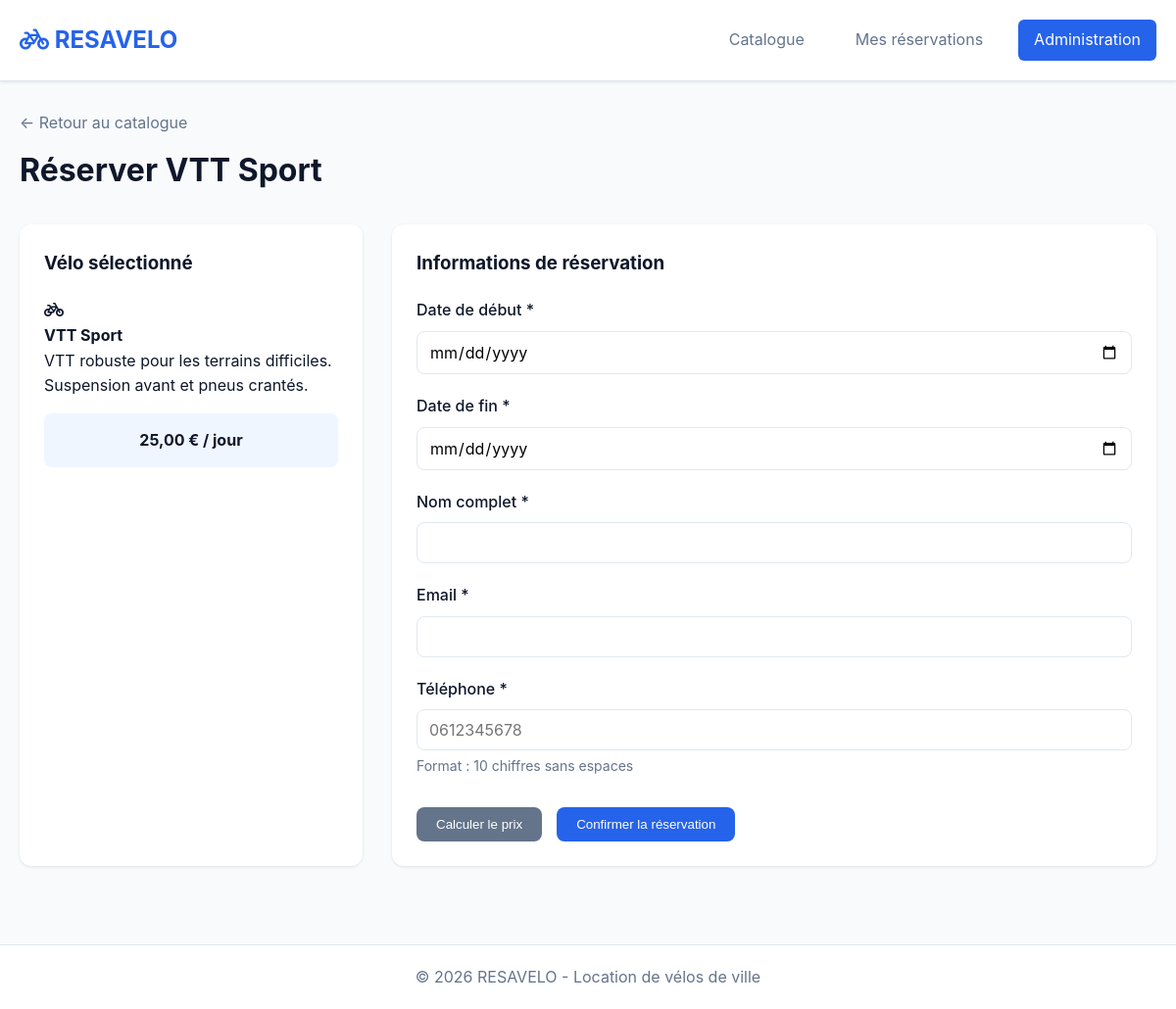
Page /reservation_form.php?velo_id=2 on the committed database.
### tables this page shows
CREATE TABLE IF NOT EXISTS velos (
    id INT AUTO_INCREMENT PRIMARY KEY,
    name VARCHAR(100) NOT NULL,
    price DECIMAL(10, 2) NOT NULL,
    quantity INT NOT NULL DEFAULT 0,
    description TEXT,
    image_url VARCHAR(255),
    created_at TIMESTAMP DEFAULT CURRENT_TIMESTAMP
);

### includes/functions_velos.php (called while the page is built, shortened)
<?php
function getVeloById($pdo, $id) {
    $sql = "SELECT * FROM velos WHERE id = :id";
    try {
        $stmt = $pdo->prepare($sql);
        $stmt->execute([':id' => $id]);
        return $stmt->fetch();
    } catch (PDOException $e) {
        error_log("Erreur getVeloById: " . $e->getMessage());
        return false;
    }
}

### includes/functions_calculation.php (called while the page is built, shortened)
<?php
function formatPrice($amount) {
    return number_format($amount, 2, ',', ' ') . ' €';
}

### public/reservation_form.php (the view, shortened to what this page needs)
<?php
require_once __DIR__ . '/../config/db_connect.php';
require_once __DIR__ . '/../includes/functions_velos.php';
require_once __DIR__ . '/../includes/functions_calculation.php';
$success = '';
$velo = null;
if (isset($_GET['velo_id'])) {
    $velo = getVeloById($pdo, $_GET['velo_id']);
}
$pageTitle = $velo ? "Réserver " . $velo['name'] : "Réservation";
?>
<!DOCTYPE html>
<html lang="fr">
<head>
    <link rel="stylesheet" href="https://cdnjs.cloudflare.com/ajax/libs/font-awesome/6.4.0/css/all.min.css">
    <link rel="stylesheet" href="../assets/css/style.css">
</head>
<body>
    <header class="header">
        <div class="container">
            <div class="header-content">
                <h1 class="logo"><i class="fas fa-bicycle"></i> RESAVELO</h1>
                <nav class="nav">
                    <a href="index.php" class="nav-link">Catalogue</a>
                    <a href="mes_reservations.php" class="nav-link">Mes réservations</a>
                    <a href="../admin/index.php" class="nav-link nav-link-admin">Administration</a>
                </nav>
            </div>
        </div>
    </header>
    <main class="main">
        <div class="container">
            <div class="page-header">
                <a href="index.php" class="back-link">← Retour au catalogue</a>
                <h2><?= $pageTitle ?></h2>
            </div>
            <?php if ($velo && !$success): ?>
                <div class="reservation-container">
                    <div class="velo-summary">
                        <h3>Vélo sélectionné</h3>
                        <div class="velo-summary-icon">
                            <i class="fas fa-bicycle"></i>
                        </div>
                        <h4><?= htmlspecialchars($velo['name']) ?></h4>
                        <p><?= htmlspecialchars($velo['description']) ?></p>
                        <div class="price-info">
                            <strong><?= formatPrice($velo['price']) ?> / jour</strong>
                        </div>
                    </div>
                    <div class="reservation-form-container">
                        <h3>Informations de réservation</h3>
                        <form method="POST" action="reservation_form.php" class="reservation-form" id="reservationForm">
                            <div class="form-group">
                                <label for="start_date">Date de début *</label>
                                <input type="date" id="start_date" name="start_date"
                                       value="<?= $_POST['start_date'] ?? '' ?>"
                                       min="<?= date('Y-m-d') ?>" required>
                            </div>
                            <div class="form-group">
                                <label for="end_date">Date de fin *</label>
                                <input type="date" id="end_date" name="end_date"
                                       value="<?= $_POST['end_date'] ?? '' ?>"
                                       min="<?= date('Y-m-d') ?>" required>
                            </div>
                            <div class="form-group">
                                <label for="customer_name">Nom complet *</label>
                                <input type="text" id="customer_name" name="customer_name"
                                       value="<?= htmlspecialchars($_POST['customer_name'] ?? '') ?>"
                                       required>
                            </div>
                            <div class="form-group">
                                <label for="customer_email">Email *</label>
                                <input type="email" id="customer_email" name="customer_email"
                                       value="<?= htmlspecialchars($_POST['customer_email'] ?? '') ?>"
                                       required>
                            </div>
                            <div class="form-group">
                                <label for="customer_phone">Téléphone *</label>
                                <input type="tel" id="customer_phone" name="customer_phone"
                                       value="<?= htmlspecialchars($_POST['customer_phone'] ?? '') ?>"
                                       pattern="[0-9]{10}"
                                       placeholder="0612345678" required>
                                <small>Format : 10 chiffres sans espaces</small>
                            </div>
                            <div class="form-actions">
                                <button type="button" class="btn btn-secondary" onclick="calculateEstimate()">
                                    Calculer le prix
                                </button>
                                <button type="submit" class="btn btn-primary">Confirmer la réservation</button>
                            </div>
                        </form>
                    </div>
                </div>
            <?php elseif (!$velo): ?>
                <div class="alert alert-error">
                    Vélo non trouvé. <a href="index.php">Retour au catalogue</a>
                </div>
            <?php endif; ?>
        </div>
    </main>
    <footer class="footer">
        <div class="container">
            <p>&copy; 2026 RESAVELO - Location de vélos de ville</p>
        </div>
    </footer>
</body>
</html>

### assets/css/style.css (style rules this page uses)
* { margin: 0; padding: 0; box-sizing: border-box; }
:root { --primary-color: #2563eb; --primary-hover: #1d4ed8; --secondary-color: #64748b; --success-color: #10b981; --danger-color: #ef4444; --warning-color: #f59e0b; --info-color: #06b6d4; --background: #f8fafc; --surface: #ffffff; --text-primary: #0f172a; --text-secondary: #64748b; --border: #e2e8f0; --shadow: 0 1px 3px rgba(0, 0, 0, 0.1); --shadow-lg: 0 10px 15px -3px rgba(0, 0, 0, 0.1); }
body { font-family: -apple-system, BlinkMacSystemFont, 'Segoe UI', Roboto, Oxygen, Ubuntu, Cantarell, sans-serif; line-height: 1.6; color: var(--text-primary); background-color: var(--background); }
.container { max-width: 1200px; margin: 0 auto; padding: 0 20px; }
.main { min-height: calc(100vh - 140px); padding: 30px 0; }
.header { background: var(--surface); border-bottom: 1px solid var(--border); padding: 20px 0; box-shadow: var(--shadow); }
.header-content { display: flex; justify-content: space-between; align-items: center; flex-wrap: wrap; gap: 20px; }
.logo { font-size: 24px; font-weight: bold; color: var(--primary-color); }
.nav { display: flex; gap: 20px; flex-wrap: wrap; }
.nav-link { color: var(--text-secondary); text-decoration: none; padding: 8px 16px; border-radius: 6px; transition: all 0.3s; }
.nav-link-admin { background: var(--primary-color); color: white; }
.btn { display: inline-block; padding: 10px 20px; border-radius: 8px; text-decoration: none; font-weight: 500; transition: all 0.3s; border: none; cursor: pointer; text-align: center; }
.btn-primary { background: var(--primary-color); color: white; }
.btn-secondary { background: var(--secondary-color); color: white; }
.form-group { margin-bottom: 20px; }
.form-group label { display: block; margin-bottom: 8px; color: var(--text-primary); font-weight: 500; }
.form-group input, .form-group textarea, .form-group select { width: 100%; padding: 10px 12px; border: 1px solid var(--border); border-radius: 8px; font-size: 16px; font-family: inherit; }
.form-group small { display: block; margin-top: 5px; color: var(--text-secondary); font-size: 14px; }
.form-actions { display: flex; gap: 15px; margin-top: 30px; }
.reservation-container { display: grid; grid-template-columns: 350px 1fr; gap: 30px; margin-top: 30px; }
.velo-summary, .reservation-form-container { background: var(--surface); padding: 25px; border-radius: 12px; box-shadow: var(--shadow); }
.velo-summary h3, .reservation-form-container h3 { margin-bottom: 20px; color: var(--text-primary); }
.price-info { padding: 15px; background: #eff6ff; border-radius: 8px; margin: 15px 0; text-align: center; }
.page-header { margin-bottom: 30px; }
.page-header h2 { font-size: 32px; color: var(--text-primary); margin-bottom: 5px; }
.back-link { display: inline-block; color: var(--text-secondary); text-decoration: none; margin-bottom: 10px; transition: color 0.3s; }
.footer { background: var(--surface); border-top: 1px solid var(--border); padding: 20px 0; text-align: center; color: var(--text-secondary); margin-top: 50px; }

### rows in the picture
velos: name "Réserver VTT Sport", name "VTT Sport", description "VTT robuste pour les terrains difficiles. Suspension avant et pneus crantés.", price "25,00 €"
